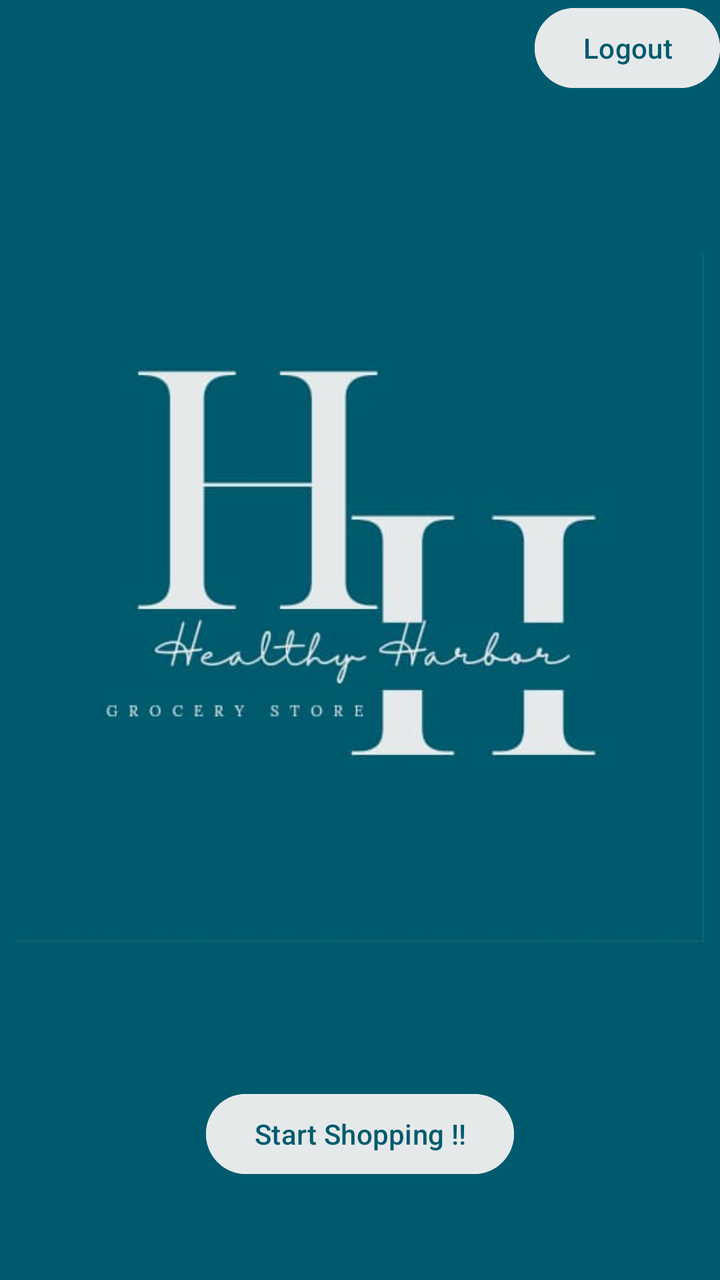
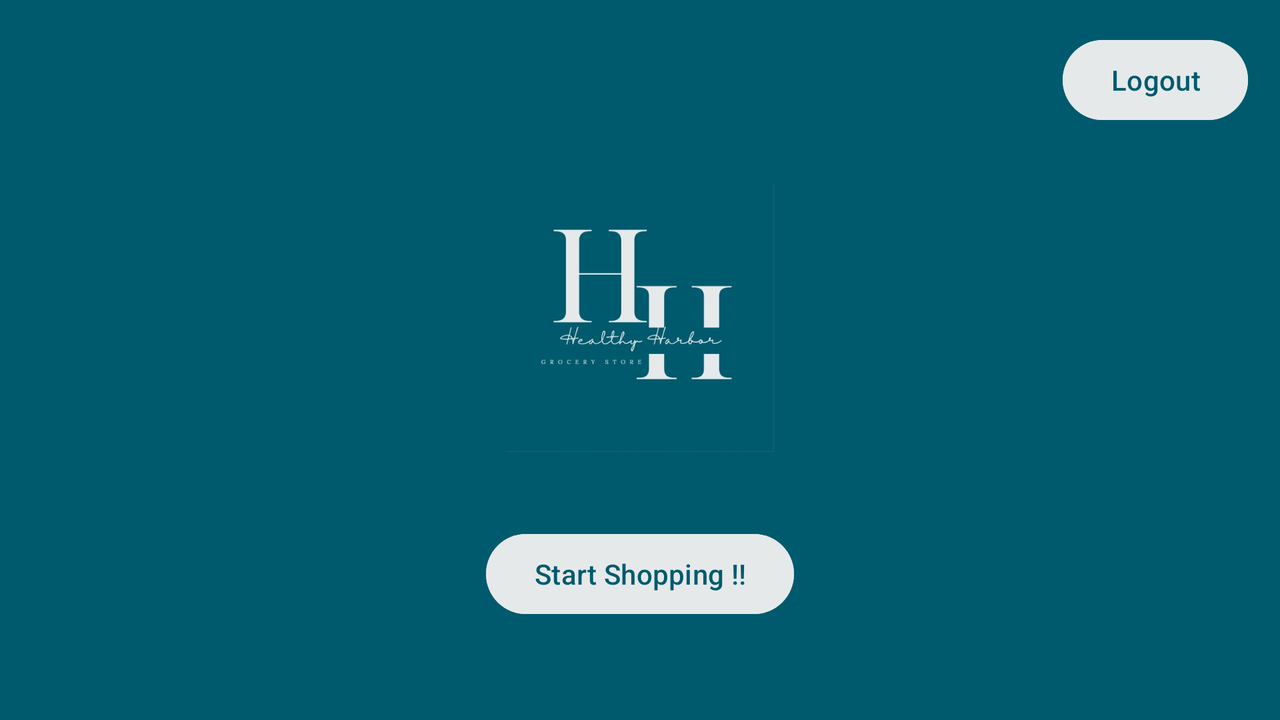

An Android layout and its configuration variant, each rendered on a device that would load it. The default file and the variant file are quoted in full after the pictures.
<!-- AndroidManifest.xml: application theme Theme.Zaid_Alam_Individual_Project2 -->
<!-- res/layout/activity_main.xml -->
<?xml version="1.0" encoding="utf-8"?>
<androidx.constraintlayout.widget.ConstraintLayout xmlns:android="http://schemas.android.com/apk/res/android"
    xmlns:app="http://schemas.android.com/apk/res-auto"
    xmlns:tools="http://schemas.android.com/tools"
    android:layout_width="match_parent"
    android:layout_height="match_parent"
    android:background="#005a6e"
    tools:context=".MainActivity">


    <Button
        android:id="@+id/logout_btn"
        android:layout_width="wrap_content"
        android:layout_height="wrap_content"
        android:layout_marginBottom="44dp"
        android:backgroundTint="#E6E9EA  "
        android:text="Logout"
        android:textColor="#005a6e"
        app:layout_constraintBottom_toTopOf="@+id/imageView2"
        app:layout_constraintEnd_toEndOf="parent"
        app:layout_constraintTop_toTopOf="parent" />

    <Button
        android:id="@+id/start_btn"
        android:layout_width="wrap_content"
        android:layout_height="wrap_content"
        android:layout_marginBottom="49dp"
        android:backgroundTint="#E6E9EA"
        android:text="Start Shopping !!"
        android:textColor="#005a6e"
        app:layout_constraintBottom_toBottomOf="parent"
        app:layout_constraintEnd_toEndOf="parent"
        app:layout_constraintStart_toStartOf="parent"
        app:layout_constraintTop_toBottomOf="@+id/imageView2" />

    <ImageView
        android:id="@+id/imageView2"
        android:layout_width="0dp"
        android:layout_height="0dp"
        android:layout_marginStart="8dp"
        android:layout_marginTop="92dp"
        android:layout_marginEnd="8dp"
        android:layout_marginBottom="37dp"
        app:layout_constraintBottom_toTopOf="@+id/start_btn"
        app:layout_constraintEnd_toEndOf="parent"
        app:layout_constraintStart_toStartOf="parent"
        app:layout_constraintTop_toTopOf="parent"
        app:srcCompat="@drawable/healthyharbor" />

</androidx.constraintlayout.widget.ConstraintLayout>
<!-- resources referenced by this layout -->
<resources>
  <!-- drawable healthyharbor: jpeg bitmap (drawable, 12659 bytes) -->
  <style name="Theme.Zaid_Alam_Individual_Project2" parent="Base.Theme.Zaid_Alam_Individual_Project2" />
  <style name="Base.Theme.Zaid_Alam_Individual_Project2" parent="Theme.Material3.DayNight.NoActionBar">
          
          
      </style>
</resources>
<!-- res/layout-land/activity_main.xml (the repository's variant of the layout above) -->
<!-- drawn on the phone turned sideways -->
<?xml version="1.0" encoding="utf-8"?>
<androidx.constraintlayout.widget.ConstraintLayout xmlns:android="http://schemas.android.com/apk/res/android"
    xmlns:app="http://schemas.android.com/apk/res-auto"
    xmlns:tools="http://schemas.android.com/tools"
    android:layout_width="match_parent"
    android:layout_height="match_parent"
    android:background="#005a6e"
    tools:context=".MainActivity">


    <Button
        android:id="@+id/logout_btn"
        android:layout_width="wrap_content"
        android:layout_height="wrap_content"
        android:layout_marginTop="16dp"
        android:layout_marginEnd="16dp"
        android:layout_marginBottom="28dp"
        android:backgroundTint="#E6E9EA  "
        android:text="Logout"
        android:textColor="#005a6e"
        app:layout_constraintBottom_toTopOf="@+id/imageView2"
        app:layout_constraintEnd_toEndOf="parent"
        app:layout_constraintTop_toTopOf="parent" />

    <Button
        android:id="@+id/start_btn"
        android:layout_width="wrap_content"
        android:layout_height="wrap_content"
        android:layout_marginBottom="49dp"
        android:backgroundTint="#E6E9EA"
        android:text="Start Shopping !!"
        android:textColor="#005a6e"
        app:layout_constraintBottom_toBottomOf="parent"
        app:layout_constraintEnd_toEndOf="parent"
        app:layout_constraintStart_toStartOf="parent"
        app:layout_constraintTop_toBottomOf="@+id/imageView2" />

    <ImageView
        android:id="@+id/imageView2"
        android:layout_width="0dp"
        android:layout_height="0dp"
        android:layout_marginStart="8dp"
        android:layout_marginEnd="8dp"
        android:layout_marginBottom="37dp"
        app:layout_constraintBottom_toTopOf="@+id/start_btn"
        app:layout_constraintEnd_toEndOf="parent"
        app:layout_constraintStart_toStartOf="parent"
        app:layout_constraintTop_toBottomOf="@+id/logout_btn"
        app:srcCompat="@drawable/healthyharbor" />

</androidx.constraintlayout.widget.ConstraintLayout>
